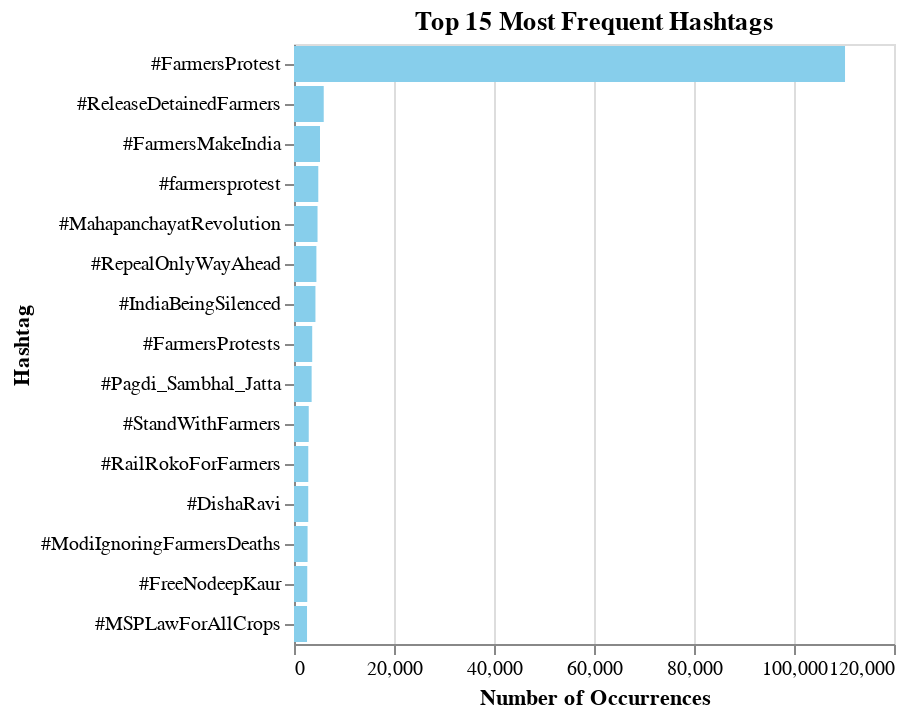

The notebook cell saved with this chart:
### Code cell
# Split hashtags and count frequency
hashtag_counts = Counter([hashtag for hashtags in df['hashtags'].dropna() for hashtag in hashtags.split()])
hashtag_df = pd.DataFrame(hashtag_counts.items(), columns=['hashtag', 'count']).sort_values(by='count', ascending=False).head(15)

hashtag_chart = alt.Chart(hashtag_df).mark_bar(color='skyblue').encode(
    alt.X('count:Q', title='Number of Occurrences'),
    alt.Y('hashtag:N', sort='-x', title='Hashtag'),
    tooltip='count:Q'
).properties(
    title='Top 15 Most Frequent Hashtags'
)

hashtag_chart

### Figure 1 — Vega specification as saved in the notebook (floating-point values rounded to 4 significant figures)
{"$schema": "https://vega.github.io/schema/vega/v5.json", "data": [{"name": "source_0"}, {"name": "data_0", "values": [{"count": 110206, "count_end": 110200.0, "count_start": 0.0, "hashtag": "#FarmersProtest"}, {"count": 5945, "count_end": 5945.0, "count_start": 0.0, "hashtag": "#ReleaseDetainedFarmers"}, {"count": 5203, "count_end": 5203.0, "count_start": 0.0, "hashtag": "#FarmersMakeIndia"}, {"count": 4859, "count_end": 4859.0, "count_start": 0.0, "hashtag": "#farmersprotest"}, {"count": 4706, "count_end": 4706.0, "count_start": 0.0, "hashtag": "#MahapanchayatRevolution"}, {"count": 4480, "count_end": 4480.0, "count_start": 0.0, "hashtag": "#RepealOnlyWayAhead"}, {"count": 4288, "count_end": 4288.0, "count_start": 0.0, "hashtag": "#IndiaBeingSilenced"}, {"count": 3641, "count_end": 3641.0, "count_start": 0.0, "hashtag": "#FarmersProtests"}, {"count": 3526, "count_end": 3526.0, "count_start": 0.0, "hashtag": "#Pagdi_Sambhal_Jatta"}, {"count": 2949, "count_end": 2949.0, "count_start": 0.0, "hashtag": "#StandWithFarmers"}, {"count": 2856, "count_end": 2856.0, "count_start": 0.0, "hashtag": "#RailRokoForFarmers"}, {"count": 2850, "count_end": 2850.0, "count_start": 0.0, "hashtag": "#DishaRavi"}, {"count": 2715, "count_end": 2715.0, "count_start": 0.0, "hashtag": "#ModiIgnoringFarmersDeaths"}, {"count": 2654, "count_end": 2654.0, "count_start": 0.0, "hashtag": "#FreeNodeepKaur"}, {"count": 2607, "count_end": 2607.0, "count_start": 0.0, "hashtag": "#MSPLawForAllCrops"}]}, {"name": "source_0_y_domain_hashtag", "values": [{"hashtag": "#FarmersProtest", "sort_field": 110206}, {"hashtag": "#ReleaseDetainedFarmers", "sort_field": 5945}, {"hashtag": "#FarmersMakeIndia", "sort_field": 5203}, {"hashtag": "#farmersprotest", "sort_field": 4859}, {"hashtag": "#MahapanchayatRevolution", "sort_field": 4706}, {"hashtag": "#RepealOnlyWayAhead", "sort_field": 4480}, {"hashtag": "#IndiaBeingSilenced", "sort_field": 4288}, {"hashtag": "#FarmersProtests", "sort_field": 3641}, {"hashtag": "#Pagdi_Sambhal_Jatta", "sort_field": 3526}, {"hashtag": "#StandWithFarmers", "sort_field": 2949}, {"hashtag": "#RailRokoForFarmers", "sort_field": 2856}, {"hashtag": "#DishaRavi", "sort_field": 2850}, {"hashtag": "#ModiIgnoringFarmersDeaths", "sort_field": 2715}, {"hashtag": "#FreeNodeepKaur", "sort_field": 2654}, {"hashtag": "#MSPLawForAllCrops", "sort_field": 2607}]}], "signals": [{"name": "y_step", "value": 20}, {"name": "height", "update": "bandspace(domain('y').length, 0.1, 0.05) * y_step"}], "marks": [{"type": "rect", "name": "marks", "from": {"data": "data_0"}, "encode": {"update": {"x": {"field": "count_end", "scale": "x"}, "x2": {"field": "count_start", "scale": "x"}, "fill": {"value": "skyblue"}, "height": {"signal": "max(0.25, bandwidth('y'))"}, "tooltip": {"signal": "format(datum[\"count\"], \"\")"}, "y": {"field": "hashtag", "scale": "y"}}}, "style": ["bar"]}], "scales": [{"name": "x", "type": "linear", "domain": {"data": "data_0", "fields": ["count_start", "count_end"]}, "range": [0, {"signal": "width"}], "nice": true, "zero": true}, {"name": "y", "type": "band", "domain": {"data": "source_0_y_domain_hashtag", "field": "hashtag", "sort": {"op": "max", "field": "sort_field", "order": "descending"}}, "range": {"step": {"signal": "y_step"}}, "paddingOuter": 0.05, "paddingInner": 0.1}], "axes": [{"scale": "x", "maxExtent": 0, "domain": false, "tickCount": {"signal": "ceil(width/40)"}, "gridScale": "y", "ticks": false, "zindex": 0, "aria": false, "minExtent": 0, "labels": false, "grid": true, "orient": "bottom"}, {"scale": "x", "orient": "bottom", "title": "Number of Occurrences", "labelOverlap": true, "grid": false, "zindex": 0, "labelFlush": true, "tickCount": {"signal": "ceil(width/40)"}}, {"scale": "y", "orient": "left", "zindex": 0, "grid": false, "title": "Hashtag"}], "title": {"text": "Top 15 Most Frequent Hashtags", "frame": "group"}, "background": "white", "width": 300, "padding": 5, "style": "cell"}
